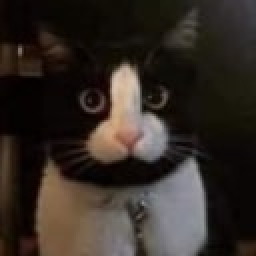
#> input picture assets/cat.jpg, 128 x 128 px (shown 2 times larger)
$ python animation.py
#> lines starting #> are read from the running program, lines starting #| are printed output that depends on the picture
### miniCG/poly.py
from miniCG import img
import numpy as np
import math

def create():
    return np.array([], np.float32)

def createObj():
    return np.array([], dtype=object)

def insert_dot(pol, dot):
    return np.array(pol.tolist() + [dot], np.float32)

def insert_dot_rgb(pol, dot):
    return np.array(pol.tolist() + [dot], dtype=object)

def intersec(scan, seg):
    pi = seg[0]
    pf = seg[1]

    y = scan

    # If it's a horizontal segment, there's no intersection
    if (pi[1] == pf[1]):
        return np.array([-1, 0, 0, 0], np.float32)

    # Swap to guarantee initial dot over
    if (pi[1] > pf[1]):
        pi, pf = pf, pi

    # Calculating t
    t = (y - pi[1])/(pf[1]-pi[1])

    # Calculating x
    if (t > 0 and t <= 1):
        x = pi[0] + t*(pf[0]-pi[0])

        if (len(pi) == 4):
            tx = pi[2] + t*(pf[2]-pi[2])
            ty = pi[3] + t*(pf[3]-pi[3])
            return np.array([x, y, tx, ty], np.float32)
        else:
            intst = color_intersec(pi, pf, t*(pf[1]-pi[1]), 0)
            return np.array([x, y, intst], dtype=object)

    # No intersection
    return np.array([-1, 0, 0, 0], np.float32)


# [146 lines left out: functions draw, draw_rgb, draw_circulo, set_circulo, draw_elipse, set_elipse and 2 more, not called in this run]


def draw_circle(center_x, center_y, radius):
    x = 0
    y = radius
    p = 1 - radius

    points = []

    while x <= y:
        for i in range(center_x - x, center_x + x + 1):
            points.append((i, center_y + y))
            points.append((i, center_y - y))

        for i in range(center_x - y, center_x + y + 1):
            points.append((i, center_y + x))
            points.append((i, center_y - x))

        if p < 0:
            p += 2 * x + 3
        else:
            p += 2 * (x - y) + 5
            y -= 1

        x += 1

    return points

### miniCG/img.py
import math
from miniCG import poly
import numpy as np

def create(w, h):
    return np.zeros((h, w, 3), np.uint8)

# [15 lines left out: function set_pixel, not called in this run]

def get_pixel(tex, x, y):
    if (x > 1):
        x = 1
    if (x < 0):
        x = 0

    if (y > 1):
        y = 1
    if (y < 0):
        y = 0

    x = round(x*(tex.shape[1]-1))
    y = round(y*(tex.shape[0]-1))
    return tex[y][x]

# [141 lines left out: functions strt_line, strt_line_dda, bresenham, bresenham_circle, strt_line_ddaaa, not called in this run]

def scan_line(buf, pol, tex):
    img = buf

    y_min = round(np.min(pol[:, 1]))
    y_max = round(np.max(pol[:, 1]))

    for y in range(y_min, y_max):
        i = np.array([], np.float32)

        pi = pol[0, :]

        for p in range(1, pol.shape[0]):
            pf = pol[p, :]

            p_int = poly.intersec(y, [pi, pf])

            if (p_int[0] >= 0):
                i = np.array(i.tolist() + [p_int], np.float32)

            pi = pf

        pf = pol[0, :]

        p_int = poly.intersec(y, [pi, pf])

        if (p_int[0] >= 0):
            i = np.array(i.tolist() + [p_int], np.float32)

        for pi in range(0, i.shape[0]-1, 2):
            p1 = i[pi, :]
            p2 = i[pi+1, :]

            x1 = p1[0]
            x2 = p2[0]

            if (x2 < x1):
                p1, p2 = p2, p1

            for xk in range(round(p1[0]), round(p2[0])):
                pc = (xk - p1[0])/(p2[0]-p1[0])

                tx = p1[2] + pc*(p2[2]-p1[2])
                ty = p1[3] + pc*(p2[3]-p1[3])

                intst = get_pixel(tex, tx, ty)
                img = set_pixel(img, xk, y, intst[0], intst[1], intst[2])

    return img

# [133 lines left out: functions strt_line_ddaaa_rgb, set_pixel_color, flood_fill, scan_line_rgb, not called in this run]

### miniCG/transform.py
import numpy as np
import math
from miniCG import poly

def create():
    return np.array([[1, 0, 0], [0, 1, 0], [0, 0, 1]], np.float32)

def translation(m, tx, ty):
    return np.array([[1, 0, tx], [0, 1, ty], [0, 0, 1]], np.float32).dot(m)

def scale(m, sx, sy):
    return np.array([[sx, 0, 0], [0, sy, 0], [0, 0, 1]], np.float32).dot(m)

def rotation(m, ang):
    ang = math.radians(ang)

    return np.array([[math.cos(ang), -math.sin(ang), 0], [math.sin(ang), math.cos(ang), 0], [0, 0, 1]], np.float32).dot(m)

# [10 lines left out: function apply, not called in this run]

### tests/animation.py
import sys
import cv2
import time
sys.path.append('..')
from miniCG import img, poly, transform

# Image's shape
h = 400
w = 400

# Create clean image
#m = img.create(w, h)
#m = img.strt_line(m, 100, 100, 200, 200, 150)
#m = img.strt_line_dda(m, 250, 250, 450, 450, 150)

# Load texture
tex = cv2.imread("../assets/cat.jpg")
#> tex is the input picture: shape (128, 128, 3); mean B, G, R 37.3, 43.4, 51.4
tex = cv2.cvtColor(tex, cv2.COLOR_RGB2GRAY)
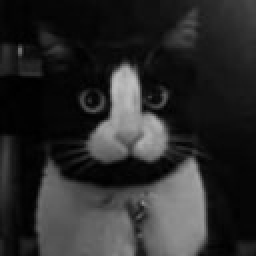
#> tex: shape (128, 128) (shown 2 times larger); min 0, max 193, mean 42.5

# Create polygon
p = poly.create()
p = poly.insert_dot(p, [160, 160, 0, 0])
p = poly.insert_dot(p, [240, 160, 1, 0])
p = poly.insert_dot(p, [240, 240, 1, 1])
p = poly.insert_dot(p, [160, 240, 0, 1])

cc = poly.draw_circle(3, 3, 3)
print(cc)

# m = img.scan_line(m, p, tex)
# cv2.imshow("Test", m)
# cv2.waitKey(0)

# Create transformation matrix: Rotation
m_t = transform.create()
m_t = transform.translation(m_t, -200, -200)
m_t = transform.rotation(m_t, 2)
m_t = transform.translation(m_t, 200, 200)

# Animation loop
# Press Esc to end animation
k = None
while(k != 27):
    # Create clean image
    m = img.create(w, h)
    # Do Scanline
    m = img.scan_line(m, p, tex)
#> in scan_line, `img = buf`: img: shape (400, 400, 3); every value is 0
#> (the run stopped early here; a loop or call above may not have finished)
